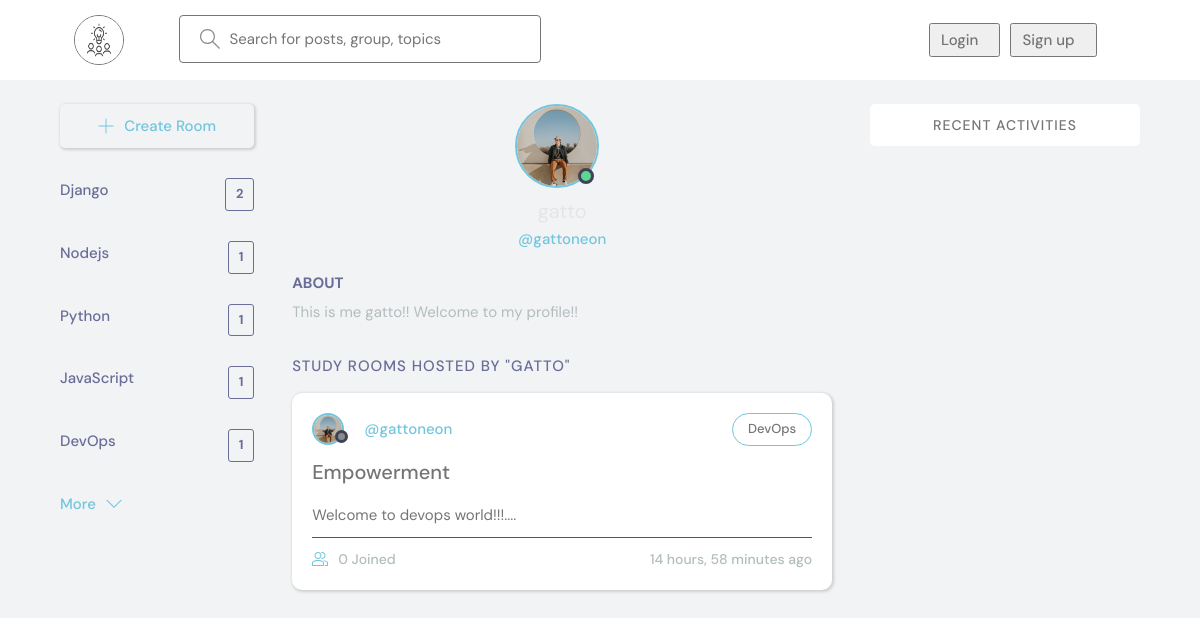
Screenshot of /user-profile/4 with the database file from the repository.
### base/models.py (models this page shows, shortened)
class Topic(models.Model):
    name = models.CharField(max_length=200)

class NewUser(AbstractUser):
    name = models.CharField(max_length=200, null=True)
    email = models.EmailField(unique=True, null=True)
    bio = models.TextField(null=True)
    avatar = models.ImageField(null=True, default="avatar.svg")
    USERNAME_FIELD = "email"
    REQUIRED_FIELDS = ["username"]

class Room(models.Model):
    host = models.ForeignKey(NewUser, on_delete=models.SET_NULL, null=True)
    topic = models.ForeignKey(Topic, on_delete=models.CASCADE, null=True)
    name = models.CharField(max_length=200)
    description = models.TextField(null=True, blank=True)
    updated = models.DateTimeField(auto_now=True)
    created = models.DateTimeField(auto_now_add=True)
    participants = models.ManyToManyField(
        NewUser, related_name="participants", blank=True
    )
    class Meta:
        ordering = ["-updated", "-created"]

### base/views.py (the view)
# urls.py: path("user-profile/<str:pk>", userProfile, name="user-profile"),
def userProfile(request, pk):
    user = NewUser.objects.get(id=pk)
    topics = Topic.objects.all()
    rooms = user.room_set.all()
    activites = user.message_set.all()
    context = {
        "topics": topics,
        "rooms": rooms,
        "room_messages": activites,
        "user": user,
    }
    return render(request, "base/profile.html", context)

### base/templates/base/profile.html (shortened to what this page needs)
{% extends 'main.html' %}
{% block content %}
<main class="profile-page layout layout--3">
  <div class="container">
    {% include 'base/topics_component.html' %}
    <div class="roomList">
      <div class="profile">
        <div class="profile__avatar">
          <div class="avatar avatar--large active">
            <img src="{{user.avatar.url}}" />
          </div>
        </div>
        <div class="profile__info">
          <h3>{{user.name}}</h3>
          <p>@{{user.username}}</p>
        </div>
        <div class="profile__about">
          <h3>About</h3>
          <p>
            {{user.bio}}
          </p>
        </div>
      </div>
      <div class="roomList__header">
        <div>
          <h2>Study Rooms Hosted by "{{user.name}}"</h2>
        </div>
      </div>
      {% include 'base/feed_component.html' %}
    </div>
    {% include 'base/activity_component.html' %}
  </div>
</main>
{% endblock content %}

### base/templates/base/topics_component.html (shortened to what this page needs)
<div class="topics">
    <div class="topics__header">
        <a class="btn btn--main" href="{% url 'create-room' %}">
            <svg version="1.1" xmlns="http://www.w3.org/2000/svg" width="32" height="32" viewBox="0 0 32 32">
              <title>add</title>
              <path
                d="M16.943 0.943h-1.885v14.115h-14.115v1.885h14.115v14.115h1.885v-14.115h14.115v-1.885h-14.115v-14.115z">
              </path>
            </svg>
            Create Room
          </a>
     </div>
    <ul class="topics__list">
        {% for topic in topics %}
        <li>
            <a href="{% url 'home' %}?q={{topic.name}}">{{topic.name}}<span>{{topic.room_set.all.count}}</span></a>
        </li>
        {% endfor %}
    </ul>
    <a class="btn btn--link" href="{% url 'topics' %}">
        More
        <svg version="1.1" xmlns="http://www.w3.org/2000/svg" width="32" height="32" viewBox="0 0 32 32">
            <title>chevron-down</title>
            <path d="M16 21l-13-13h-3l16 16 16-16h-3l-13 13z"></path>
        </svg>
    </a>
</div>

### base/templates/base/feed_component.html (shortened to what this page needs)
{% for room in rooms %}
<div class="roomListRoom">
    <div class="roomListRoom__header">
        <a href="{% url 'user-profile' room.host.id %}" class="roomListRoom__author">
            <div class="avatar avatar--small">
                <img src="{{room.host.avatar.url}}" />
            </div>
            <span>@{{room.host.username}}</span>
        </a>
        <a href="{% url 'home' %}?q={{room.topic.name}}">
            <p class="roomListRoom__topic">{{room.topic.name}}</p>
        </a>
    </div>
    <div class="roomListRoom__content">
        <a href="{% url 'room' room.id %}">{{room.name}}</a>
        <p>{{room.description|slice:":100"}}....</p>
    </div>
    <div class="roomListRoom__meta">
        <a href="{% url 'room' room.id %}" class="roomListRoom__joined">
            {{room.participants.all.count}} Joined
        </a>
        <div class="roomListRoom__actions">
            <span>{{room.created|timesince}} ago</span>
        </div>
    </div>
</div>
{% endfor %}

### static/styles/header.css (style rules this page uses)
.avatar { margin-right: 10px; }
.layout { margin-top: 2.4rem; }
.layout > .container { display: flex; justify-content: space-between; align-items: flex-start; }
.layout--3 > .container > div:first-child { flex-basis: 18%; max-width: 22.5rem; }
.layout--3 > .container > div:nth-child(2) { flex-basis: 50%; }

### rows the page displays
Topic: name "Django", room_set.all.count "2"
Topic: name "Nodejs", room_set.all.count "1"
Topic: name "Python", room_set.all.count "1"
Topic: name "JavaScript", room_set.all.count "1"
Topic: name "DevOps", room_set.all.count "1"
NewUser: avatar (picture), username "gattoneon", bio "This is me gatto!! Welcome to my profile!!", name "GATTO"
Room: host.avatar (picture), host.username "gattoneon", topic.name "DevOps", name "Empowerment", description "Welcome to devops world!!!", participants.all.count "0", created "14 hours, 58 minutes"
